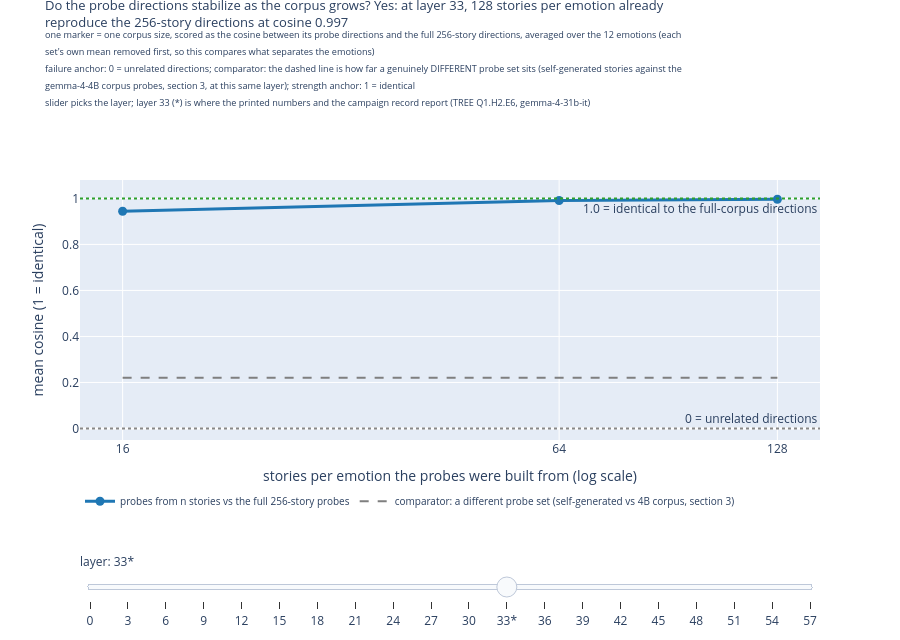

The cell this chart's notebook holds for it:
### Markdown cell above
## 5. Probe-direction convergence: are the probes stable, or noisy? (gemma-4-31b-it only)

The noise hypothesis from section 4, tested directly: do the probe directions built from a
small corpus already agree with the directions built from the full corpus?

*Instruct-only by design: convergence is measured on the `gemma-4-31b-it` scale corpus from
section 4; no base-arm equivalent exists.*

### Code cell
# load-call-show: how close each corpus size's probe directions come to the full-corpus
# directions, with section 3's cross-corpus cosine drawn as the "different probe set" comparator
from emotion_vectors.detection_report import convergence_figure

figure_convergence, stats_convergence = convergence_figure(
    scale, similarity["per_layer"]["self-story"]
)
figure_convergence.show()
print("\n".join(stats_convergence["lines"]))

### Figure 1 — Plotly figure (JSON) as saved in the notebook; plotly's stock layout.template omitted (floating-point values rounded to 4 significant figures)
{"data": [{"line": {"color": "#1f77b4", "width": 3}, "marker": {"size": 9}, "mode": "lines+markers", "name": "probes from n stories vs the full 256-story probes", "type": "scatter", "x": [16, 64, 128], "y": [0.9444, 0.9909, 0.9966]}, {"line": {"color": "#7f7f7f", "dash": "dash", "width": 2}, "mode": "lines", "name": "comparator: a different probe set (self-generated vs 4B corpus, section 3)", "type": "scatter", "x": [16, 64, 128], "y": [0.2203, 0.2203, 0.2203]}], "layout": {"annotations": [{"showarrow": false, "text": "1.0 = identical to the full-corpus directions", "x": 1, "xanchor": "right", "xref": "x domain", "y": 1.0, "yanchor": "top", "yref": "y"}, {"showarrow": false, "text": "0 = unrelated directions", "x": 1, "xanchor": "right", "xref": "x domain", "y": 0.0, "yanchor": "bottom", "yref": "y"}], "height": 640, "legend": {"font": {"size": 10}, "orientation": "h", "y": -0.18, "yanchor": "top"}, "margin": {"b": 200, "t": 180}, "shapes": [{"line": {"color": "#2ca02c", "dash": "dot"}, "type": "line", "x0": 0, "x1": 1, "xref": "x domain", "y0": 1.0, "y1": 1.0, "yref": "y"}, {"line": {"color": "#888888", "dash": "dot"}, "type": "line", "x0": 0, "x1": 1, "xref": "x domain", "y0": 0.0, "y1": 0.0, "yref": "y"}], "sliders": [{"active": 11, "currentvalue": {"prefix": "layer: "}, "pad": {"t": 110}, "steps": [{"args": [{"y": [[0.9314, 0.9888, 0.9956], [0.1931, 0.1931, 0.1931]]}, {"title.text": "Do the probe directions stabilize as the corpus grows? Yes: at layer 0, 128 stories per emotion already<br>reproduce the 256-story directions at cosine 0.996<br><sup>one marker = one corpus size, scored as the cosine between its probe directions and the full 256-story directions, averaged over the 12 emotions (each</sup><br><sup>set's own mean removed first, so this compares what separates the emotions)</sup><br><sup>failure anchor: 0 = unrelated directions; comparator: the dashed line is how far a genuinely DIFFERENT probe set sits (self-generated stories against the</sup><br><sup>gemma-4-4B corpus probes, section 3, at this same layer); strength anchor: 1 = identical</sup><br><sup>slider picks the layer; layer 33 (*) is where the printed numbers and the campaign record report (TREE Q1.H2.E6, gemma-4-31b-it)</sup>"}], "label": "0", "method": "update"}, {"args": [{"y": [[0.941, 0.9888, 0.9954], [0.2769, 0.2769, 0.2769]]}, {"title.text": "Do the probe directions stabilize as the corpus grows? Yes: at layer 3, 128 stories per emotion already<br>reproduce the 256-story directions at cosine 0.995<br><sup>one marker = one corpus size, scored as the cosine between its probe directions and the full 256-story directions, averaged over the 12 emotions (each</sup><br><sup>set's own mean removed first, so this compares what separates the emotions)</sup><br><sup>failure anchor: 0 = unrelated directions; comparator: the dashed line is how far a genuinely DIFFERENT probe set sits (self-generated stories against the</sup><br><sup>gemma-4-4B corpus probes, section 3, at this same layer); strength anchor: 1 = identical</sup><br><sup>slider picks the layer; layer 33 (*) is where the printed numbers and the campaign record report (TREE Q1.H2.E6, gemma-4-31b-it)</sup>"}], "label": "3", "method": "update"}, {"args": [{"y": [[0.9643, 0.9933, 0.9973], [0.299, 0.299, 0.299]]}, {"title.text": "Do the probe directions stabilize as the corpus grows? Yes: at layer 6, 128 stories per emotion already<br>reproduce the 256-story directions at cosine 0.997<br><sup>one marker = one corpus size, scored as the cosine between its probe directions and the full 256-story directions, averaged over the 12 emotions (each</sup><br><sup>set's own mean removed first, so this compares what separates the emotions)</sup><br><sup>failure anchor: 0 = unrelated directions; comparator: the dashed line is how far a genuinely DIFFERENT probe set sits (self-generated stories against the</sup><br><sup>gemma-4-4B corpus probes, section 3, at this same layer); strength anchor: 1 = identical</sup><br><sup>slider picks the layer; layer 33 (*) is where the printed numbers and the campaign record report (TREE Q1.H2.E6, gemma-4-31b-it)</sup>"}], "label": "6", "method": "update"}, {"args": [{"y": [[0.9635, 0.9936, 0.9974], [0.2967, 0.2967, 0.2967]]}, {"title.text": "Do the probe directions stabilize as the corpus grows? Yes: at layer 9, 128 stories per emotion already<br>reproduce the 256-story directions at cosine 0.997<br><sup>one marker = one corpus size, scored as the cosine between its probe directions and the full 256-story directions, averaged over the 12 emotions (each</sup><br><sup>set's own mean removed first, so this compares what separates the emotions)</sup><br><sup>failure anchor: 0 = unrelated directions; comparator: the dashed line is how far a genuinely DIFFERENT probe set sits (self-generated stories against the</sup><br><sup>gemma-4-4B corpus probes, section 3, at this same layer); strength anchor: 1 = identical</sup><br><sup>slider picks the layer; layer 33 (*) is where the printed numbers and the campaign record report (TREE Q1.H2.E6, gemma-4-31b-it)</sup>"}], "label": "9", "method": "update"}, {"args": [{"y": [[0.9638, 0.995, 0.9978], [0.2616, 0.2616, 0.2616]]}, {"title.text": "Do the probe directions stabilize as the corpus grows? Yes: at layer 12, 128 stories per emotion already<br>reproduce the 256-story directions at cosine 0.998<br><sup>one marker = one corpus size, scored as the cosine between its probe directions and the full 256-story directions, averaged over the 12 emotions (each</sup><br><sup>set's own mean removed first, so this compares what separates the emotions)</sup><br><sup>failure anchor: 0 = unrelated directions; comparator: the dashed line is how far a genuinely DIFFERENT probe set sits (self-generated stories against the</sup><br><sup>gemma-4-4B corpus probes, section 3, at this same layer); strength anchor: 1 = identical</sup><br><sup>slider picks the layer; layer 33 (*) is where the printed numbers and the campaign record report (TREE Q1.H2.E6, gemma-4-31b-it)</sup>"}], "label": "12", "method": "update"}, {"args": [{"y": [[0.9606, 0.9945, 0.9977], [0.2785, 0.2785, 0.2785]]}, {"title.text": "Do the probe directions stabilize as the corpus grows? Yes: at layer 15, 128 stories per emotion already<br>reproduce the 256-story directions at cosine 0.998<br><sup>one marker = one corpus size, scored as the cosine between its probe directions and the full 256-story directions, averaged over the 12 emotions (each</sup><br><sup>set's own mean removed first, so this compares what separates the emotions)</sup><br><sup>failure anchor: 0 = unrelated directions; comparator: the dashed line is how far a genuinely DIFFERENT probe set sits (self-generated stories against the</sup><br><sup>gemma-4-4B corpus probes, section 3, at this same layer); strength anchor: 1 = identical</sup><br><sup>slider picks the layer; layer 33 (*) is where the printed numbers and the campaign record report (TREE Q1.H2.E6, gemma-4-31b-it)</sup>"}], "label": "15", "method": "update"}, {"args": [{"y": [[0.9708, 0.9952, 0.998], [0.3037, 0.3037, 0.3037]]}, {"title.text": "Do the probe directions stabilize as the corpus grows? Yes: at layer 18, 128 stories per emotion already<br>reproduce the 256-story directions at cosine 0.998<br><sup>one marker = one corpus size, scored as the cosine between its probe directions and the full 256-story directions, averaged over the 12 emotions (each</sup><br><sup>set's own mean removed first, so this compares what separates the emotions)</sup><br><sup>failure anchor: 0 = unrelated directions; comparator: the dashed line is how far a genuinely DIFFERENT probe set sits (self-generated stories against the</sup><br><sup>gemma-4-4B corpus probes, section 3, at this same layer); strength anchor: 1 = identical</sup><br><sup>slider picks the layer; layer 33 (*) is where the printed numbers and the campaign record report (TREE Q1.H2.E6, gemma-4-31b-it)</sup>"}], "label": "18", "method": "update"}, {"args": [{"y": [[0.9753, 0.9951, 0.9982], [0.3273, 0.3273, 0.3273]]}, {"title.text": "Do the probe directions stabilize as the corpus grows? Yes: at layer 21, 128 stories per emotion already<br>reproduce the 256-story directions at cosine 0.998<br><sup>one marker = one corpus size, scored as the cosine between its probe directions and the full 256-story directions, averaged over the 12 emotions (each</sup><br><sup>set's own mean removed first, so this compares what separates the emotions)</sup><br><sup>failure anchor: 0 = unrelated directions; comparator: the dashed line is how far a genuinely DIFFERENT probe set sits (self-generated stories against the</sup><br><sup>gemma-4-4B corpus probes, section 3, at this same layer); strength anchor: 1 = identical</sup><br><sup>slider picks the layer; layer 33 (*) is where the printed numbers and the campaign record report (TREE Q1.H2.E6, gemma-4-31b-it)</sup>"}], "label": "21", "method": "update"}, {"args": [{"y": [[0.9727, 0.9942, 0.9981], [0.2506, 0.2506, 0.2506]]}, {"title.text": "Do the probe directions stabilize as the corpus grows? Yes: at layer 24, 128 stories per emotion already<br>reproduce the 256-story directions at cosine 0.998<br><sup>one marker = one corpus size, scored as the cosine between its probe directions and the full 256-story directions, averaged over the 12 emotions (each</sup><br><sup>set's own mean removed first, so this compares what separates the emotions)</sup><br><sup>failure anchor: 0 = unrelated directions; comparator: the dashed line is how far a genuinely DIFFERENT probe set sits (self-generated stories against the</sup><br><sup>gemma-4-4B corpus probes, section 3, at this same layer); strength anchor: 1 = identical</sup><br><sup>slider picks the layer; layer 33 (*) is where the printed numbers and the campaign record report (TREE Q1.H2.E6, gemma-4-31b-it)</sup>"}], "label": "24", "method": "update"}, {"args": [{"y": [[0.9524, 0.9893, 0.9967], [0.1866, 0.1866, 0.1866]]}, {"title.text": "Do the probe directions stabilize as the corpus grows? Yes: at layer 27, 128 stories per emotion already<br>reproduce the 256-story directions at cosine 0.997<br><sup>one marker = one corpus size, scored as the cosine between its probe directions and the full 256-story directions, averaged over the 12 emotions (each</sup><br><sup>set's own mean removed first, so this compares what separates the emotions)</sup><br><sup>failure anchor: 0 = unrelated directions; comparator: the dashed line is how far a genuinely DIFFERENT probe set sits (self-generated stories against the</sup><br><sup>gemma-4-4B corpus probes, section 3, at this same layer); strength anchor: 1 = identical</sup><br><sup>slider picks the layer; layer 33 (*) is where the printed numbers and the campaign record report (TREE Q1.H2.E6, gemma-4-31b-it)</sup>"}], "label": "27", "method": "update"}, {"args": [{"y": [[0.9551, 0.9908, 0.997], [0.216, 0.216, 0.216]]}, {"title.text": "Do the probe directions stabilize as the corpus grows? Yes: at layer 30, 128 stories per emotion already<br>reproduce the 256-story directions at cosine 0.997<br><sup>one marker = one corpus size, scored as the cosine between its probe directions and the full 256-story directions, averaged over the 12 emotions (each</sup><br><sup>set's own mean removed first, so this compares what separates the emotions)</sup><br><sup>failure anchor: 0 = unrelated directions; comparator: the dashed line is how far a genuinely DIFFERENT probe set sits (self-generated stories against the</sup><br><sup>gemma-4-4B corpus probes, section 3, at this same layer); strength anchor: 1 = identical</sup><br><sup>slider picks the layer; layer 33 (*) is where the printed numbers and the campaign record report (TREE Q1.H2.E6, gemma-4-31b-it)</sup>"}], "label": "30", "method": "update"}, {"args": [{"y": [[0.9444, 0.9909, 0.9966], [0.2203, 0.2203, 0.2203]]}, {"title.text": "Do the probe directions stabilize as the corpus grows? Yes: at layer 33, 128 stories per emotion already<br>reproduce the 256-story directions at cosine 0.997<br><sup>one marker = one corpus size, scored as the cosine between its probe directions and the full 256-story directions, averaged over the 12 emotions (each</sup><br><sup>set's own mean removed first, so this compares what separates the emotions)</sup><br><sup>failure anchor: 0 = unrelated directions; comparator: the dashed line is how far a genuinely DIFFERENT probe set sits (self-generated stories against the</sup><br><sup>gemma-4-4B corpus probes, section 3, at this same layer); strength anchor: 1 = identical</sup><br><sup>slider picks the layer; layer 33 (*) is where the printed numbers and the campaign record report (TREE Q1.H2.E6, gemma-4-31b-it)</sup>"}], "label": "33*", "method": "update"}, {"args": [{"y": [[0.9376, 0.9888, 0.9953], [0.2336, 0.2336, 0.2336]]}, {"title.text": "Do the probe directions stabilize as the corpus grows? Yes: at layer 36, 128 stories per emotion already<br>reproduce the 256-story directions at cosine 0.995<br><sup>one marker = one corpus size, scored as the cosine between its probe directions and the full 256-story directions, averaged over the 12 emotions (each</sup><br><sup>set's own mean removed first, so this compares what separates the emotions)</sup><br><sup>failure anchor: 0 = unrelated directions; comparator: the dashed line is how far a genuinely DIFFERENT probe set sits (self-generated stories against the</sup><br><sup>gemma-4-4B corpus probes, section 3, at this same layer); strength anchor: 1 = identical</sup><br><sup>slider picks the layer; layer 33 (*) is where the printed numbers and the campaign record report (TREE Q1.H2.E6, gemma-4-31b-it)</sup>"}], "label": "36", "method": "update"}, {"args": [{"y": [[0.9457, 0.9892, 0.9957], [0.2348, 0.2348, 0.2348]]}, {"title.text": "Do the probe directions stabilize as the corpus grows? Yes: at layer 39, 128 stories per emotion already<br>reproduce the 256-story directions at cosine 0.996<br><sup>one marker = one corpus size, scored as the cosine between its probe directions and the full 256-story directions, averaged over the 12 emotions (each</sup><br><sup>set's own mean removed first, so this compares what separates the emotions)</sup><br><sup>failure anchor: 0 = unrelated directions; comparator: the dashed line is how far a genuinely DIFFERENT probe set sits (self-generated stories against the</sup><br><sup>gemma-4-4B corpus probes, section 3, at this same layer); strength anchor: 1 = identical</sup><br><sup>slider picks the layer; layer 33 (*) is where the printed numbers and the campaign record report (TREE Q1.H2.E6, gemma-4-31b-it)</sup>"}], "label": "39", "method": "update"}, {"args": [{"y": [[0.9589, 0.9919, 0.9967], [0.2962, 0.2962, 0.2962]]}, {"title.text": "Do the probe directions stabilize as the corpus grows? Yes: at layer 42, 128 stories per emotion already<br>reproduce the 256-story directions at cosine 0.997<br><sup>one marker = one corpus size, scored as the cosine between its probe directions and the full 256-story directions, averaged over the 12 emotions (each</sup><br><sup>set's own mean removed first, so this compares what separates the emotions)</sup><br><sup>failure anchor: 0 = unrelated directions; comparator: the dashed line is how far a genuinely DIFFERENT probe set sits (self-generated stories against the</sup><br><sup>gemma-4-4B corpus probes, section 3, at this same layer); strength anchor: 1 = identical</sup><br><sup>slider picks the layer; layer 33 (*) is where the printed numbers and the campaign record report (TREE Q1.H2.E6, gemma-4-31b-it)</sup>"}], "label": "42", "method": "update"}, {"args": [{"y": [[0.9593, 0.9922, 0.9966], [0.3053, 0.3053, 0.3053]]}, {"title.text": "Do the probe directions stabilize as the corpus grows? Yes: at layer 45, 128 stories per emotion already<br>reproduce the 256-story directions at cosine 0.997<br><sup>one marker = one corpus size, scored as the cosine between its probe directions and the full 256-story directions, averaged over the 12 emotions (each</sup><br><sup>set's own mean removed first, so this compares what separates the emotions)</sup><br><sup>failure anchor: 0 = unrelated directions; comparator: the dashed line is how far a genuinely DIFFERENT probe set sits (self-generated stories against the</sup><br><sup>gemma-4-4B corpus probes, section 3, at this same layer); strength anchor: 1 = identical</sup><br><sup>slider picks the layer; layer 33 (*) is where the printed numbers and the campaign record report (TREE Q1.H2.E6, gemma-4-31b-it)</sup>"}], "label": "45", "method": "update"}, {"args": [{"y": [[0.9524, 0.9907, 0.9958], [0.2692, 0.2692, 0.2692]]}, {"title.text": "Do the probe directions stabilize as the corpus grows? Yes: at layer 48, 128 stories per emotion already<br>reproduce the 256-story directions at cosine 0.996<br><sup>one marker = one corpus size, scored as the cosine between its probe directions and the full 256-story directions, averaged over the 12 emotions (each</sup><br><sup>set's own mean removed first, so this compares what separates the emotions)</sup><br><sup>failure anchor: 0 = unrelated directions; comparator: the dashed line is how far a genuinely DIFFERENT probe set sits (self-generated stories against the</sup><br><sup>gemma-4-4B corpus probes, section 3, at this same layer); strength anchor: 1 = identical</sup><br><sup>slider picks the layer; layer 33 (*) is where the printed numbers and the campaign record report (TREE Q1.H2.E6, gemma-4-31b-it)</sup>"}], "label": "48", "method": "update"}, {"args": [{"y": [[0.9473, 0.9895, 0.995], [0.2437, 0.2437, 0.2437]]}, {"title.text": "Do the probe directions stabilize as the corpus grows? Yes: at layer 51, 128 stories per emotion already<br>reproduce the 256-story directions at cosine 0.995<br><sup>one marker = one corpus size, scored as the cosine between its probe directions and the full 256-story directions, averaged over the 12 emotions (each</sup><br><sup>set's own mean removed first, so this compares what separates the emotions)</sup><br><sup>failure anchor: 0 = unrelated directions; comparator: the dashed line is how far a genuinely DIFFERENT probe set sits (self-generated stories against the</sup><br><sup>gemma-4-4B corpus probes, section 3, at this same layer); strength anchor: 1 = identical</sup><br><sup>slider picks the layer; layer 33 (*) is where the printed numbers and the campaign record report (TREE Q1.H2.E6, gemma-4-31b-it)</sup>"}], "label": "51", "method": "update"}, {"args": [{"y": [[0.9351, 0.9869, 0.9941], [0.1736, 0.1736, 0.1736]]}, {"title.text": "Do the probe directions stabilize as the corpus grows? Yes: at layer 54, 128 stories per emotion already<br>reproduce the 256-story directions at cosine 0.994<br><sup>one marker = one corpus size, scored as the cosine between its probe directions and the full 256-story directions, averaged over the 12 emotions (each</sup><br><sup>set's own mean removed first, so this compares what separates the emotions)</sup><br><sup>failure anchor: 0 = unrelated directions; comparator: the dashed line is how far a genuinely DIFFERENT probe set sits (self-generated stories against the</sup><br><sup>gemma-4-4B corpus probes, section 3, at this same layer); strength anchor: 1 = identical</sup><br><sup>slider picks the layer; layer 33 (*) is where the printed numbers and the campaign record report (TREE Q1.H2.E6, gemma-4-31b-it)</sup>"}], "label": "54", "method": "update"}, {"args": [{"y": [[0.928, 0.9865, 0.9935], [0.1619, 0.1619, 0.1619]]}, {"title.text": "Do the probe directions stabilize as the corpus grows? Yes: at layer 57, 128 stories per emotion already<br>reproduce the 256-story directions at cosine 0.993<br><sup>one marker = one corpus size, scored as the cosine between its probe directions and the full 256-story directions, averaged over the 12 emotions (each</sup><br><sup>set's own mean removed first, so this compares what separates the emotions)</sup><br><sup>failure anchor: 0 = unrelated directions; comparator: the dashed line is how far a genuinely DIFFERENT probe set sits (self-generated stories against the</sup><br><sup>gemma-4-4B corpus probes, section 3, at this same layer); strength anchor: 1 = identical</sup><br><sup>slider picks the layer; layer 33 (*) is where the printed numbers and the campaign record report (TREE Q1.H2.E6, gemma-4-31b-it)</sup>"}], "label": "57", "method": "update"}]}], "title": {"font": {"size": 13}, "text": "Do the probe directions stabilize as the corpus grows? Yes: at layer 33, 128 stories per emotion already<br>reproduce the 256-story directions at cosine 0.997<br><sup>one marker = one corpus size, scored as the cosine between its probe directions and the full 256-story directions, averaged over the 12 emotions (each</sup><br><sup>set's own mean removed first, so this compares what separates the emotions)</sup><br><sup>failure anchor: 0 = unrelated directions; comparator: the dashed line is how far a genuinely DIFFERENT probe set sits (self-generated stories against the</sup><br><sup>gemma-4-4B corpus probes, section 3, at this same layer); strength anchor: 1 = identical</sup><br><sup>slider picks the layer; layer 33 (*) is where the printed numbers and the campaign record report (TREE Q1.H2.E6, gemma-4-31b-it)</sup>", "y": 0.985, "yanchor": "top"}, "width": 900, "xaxis": {"tickvals": [16, 64, 128], "title": {"text": "stories per emotion the probes were built from (log scale)"}, "type": "log"}, "yaxis": {"range": [-0.05, 1.08], "title": {"text": "mean cosine (1 = identical)"}}}}
